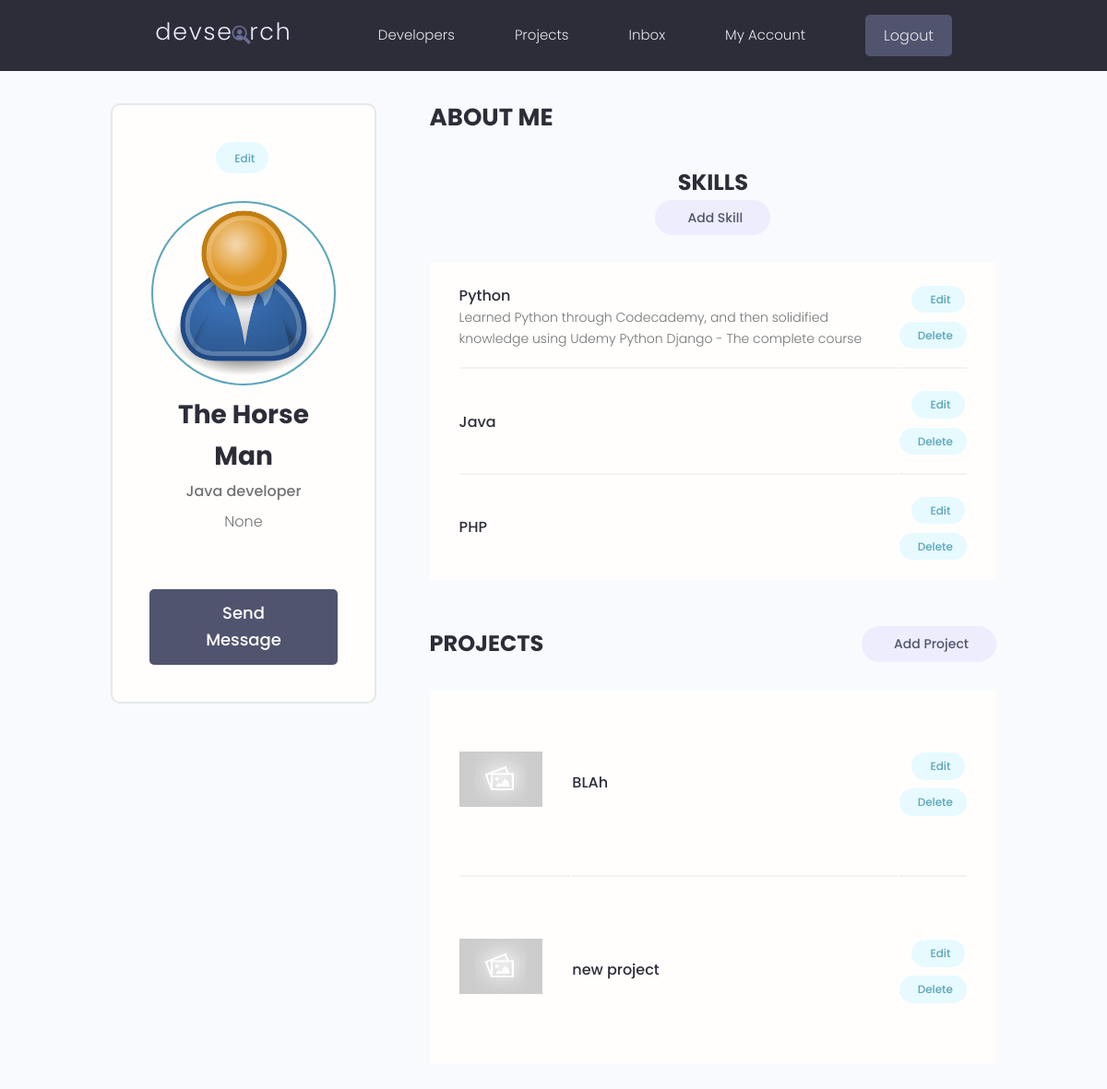
The page /account/ (signed in) on the database its author committed.
### users/models.py (models this page shows, shortened)
class Profile(models.Model):
  user = models.OneToOneField(User, on_delete=models.CASCADE, null=True, blank=True,)
  name = models.CharField(max_length = 200, blank = True, null = True)
  email = models.EmailField(max_length=500, blank=True, null=True)
  username = models.CharField(max_length = 200, blank = True, null = True)
  username = models.CharField(max_length = 200, blank = True, null = True)
  short_intro = models.CharField(max_length = 200, blank = True, null = True)
  location = models.CharField(max_length = 200, blank = True, null = True)
  bio = models.TextField(max_length=500, blank=True, null=True)
  profile_image = models.ImageField(null = True, blank=True, upload_to='profiles/', default='profiles/user-default.png' )
  social_github = models.CharField(max_length = 200, blank = True, null = True)
  social_linkedIn= models.CharField(max_length = 200, blank = True, null = True)
  social_twitter = models.CharField(max_length = 200, blank = True, null = True)
  social_youtube = models.CharField(max_length = 200, blank = True, null = True)
  social_website = models.CharField(max_length = 200, blank = True, null = True)
  review_count = models.IntegerField(default=0)
  project_count = models.IntegerField(default=0)
  created = models.DateTimeField(auto_now_add=True)
  id = models.UUIDField(default=uuid.uuid4, unique=True, primary_key=True, editable=False)
  @property
  def getProjectData(self):
    projects = self.project_set.all()
    totalVotes = 0
    projectCount = 0
    for project in projects:
      totalVotes += project.vote_total
      projectCount += 1
    self.review_count = totalVotes
    self.project_count= projectCount
    self.save()

class Skill(models.Model):
  owner = models.ForeignKey(Profile, on_delete=models.CASCADE, null=True, blank=True)
  name = models.CharField(max_length=50)
  description = models.TextField(max_length=500, null=True, blank=True)
  created = models.DateTimeField(auto_now_add=True)
  id = models.UUIDField(default=uuid.uuid4, unique=True, primary_key=True, editable=False)

### projects/models.py (models this page shows, shortened)
class Project(models.Model):
  owner = models.ForeignKey(Profile, null=True, blank=True, on_delete=models.SET_NULL)
  title = models.CharField(max_length=200)
  description = models.TextField(null=True, blank=True)
  featured_image = models.ImageField(null=True, blank=True, default='default.jpg')
  demo_link = models.CharField(max_length=2000, null=True, blank=True)
  source_link = models.CharField(max_length=2000, null=True, blank=True)
  tags = models.ManyToManyField('Tag', blank=True)
  vote_total = models.IntegerField(default=0, null=True, blank=True)
  vote_ratio = models.IntegerField(default=0, null=True, blank=True)
  created = models.DateTimeField(auto_now_add=True)
  id = models.UUIDField(default=uuid.uuid4, unique=True, primary_key=True, editable=False)
  class Meta:
    ordering = ['-vote_ratio', '-vote_total', 'title']

### users/views.py (the view)
# urls.py: path('account/', views.userAccount, name='account'),
@login_required(login_url="login")
def userAccount(request):
  profile = request.user.profile
  profile.getProjectData
  context = {
    'profile': profile
    }
  return render(request, 'users/account.html', context)

### users/templates/users/account.html (shortened to what this page needs)
{% extends 'main.html' %}
{% block content %}
<main class="settingsPage profile my-md">
  <div class="container">
    <div class="layout">
      <div class="column column--1of3">
        <div class="card text-center">
          <div class="card__body dev">
            <a class="tag tag--pill tag--main settings__btn" href="{% url 'edit-account' %}"> Edit</a>
            <img class="avatar avatar--xl dev__avatar" src="{{ profile.profile_image.url }}" />
            <h2 class="dev__name">{{ profile.name }}</h2>
            <p class="dev__title">{{ profile.short_intro }}</p>
            <p class="dev__location">{{ profile.location }}</p>
            <a href="#" class="btn btn--sub btn--lg">Send Message </a>
          </div>
        </div>
      </div>
      <div class="column column--2of3">
        <div class="devInfo">
          <h3 class="devInfo__title">About Me</h3>
        </div>
        <div id="skill-form"   class="settings">
          <h3 class="settings__title">Skills</h3>
          {% if  page == 'add-skill' or page == 'edit-skill' %}
            {% if page == 'add-skill' %}
            <form action="{% url 'add-skill' %}" method="POST">
            {% else %}
            <form action="{% url 'edit-skill' skill.id %}" method="POST">
            {% endif %}
            {% csrf_token %}
            {% for field in skill_form %}
            <div id="skill-field" class="form__field">
              <label for="formInput#text">{{ field.label }} </label>
              {{ field }}
            </div>
            {% endfor %}
            <a class="btn btn--sub btn--md  my-md" href="{% url 'account' %}">Cancel</a>
            <input class="btn btn--sub btn--md  my-md" type="submit" value="Submit">
          </form>
          {% else %}
          <a class="tag tag--pill tag--sub settings__btn tag--lg" href="{% url 'add-skill' %}"> Add Skill</a>
          {% endif %}
        </div>
        <table class="settings__table">
          {% for skill in profile.skill_set.all %}
          {% if skill.description %}
          <tr>
            <td class="settings__tableInfo">
              <h4>{{ skill.name }}</h4>
              <p>
                {{ skill.description|slice:"150" }}
              </p>
            </td>
            <td class="settings__tableActions">
              <a class="tag tag--pill tag--main settings__btn" href="{% url 'edit-skill' skill.id %}"> Edit</a>
              <a class="tag tag--pill tag--main settings__btn" href="{% url 'delete-skill' skill.id %}">
                Delete</a>
            </td>
          </tr>
          {% else %}
          <tr>
            <td class="settings__tableInfo">
              <h4>{{ skill.name }}</h4>
            </td>
            <td class="settings__tableActions">
              <a class="tag tag--pill tag--main settings__btn" href="{% url 'edit-skill' skill.id %}"> Edit</a>
              <a class="tag tag--pill tag--main settings__btn" href="{% url 'delete-skill' skill.id %}">
                Delete</a>
            </td>
          </tr>
          {% endif %}
          {% endfor %}
        </table>
        <div class="settings">
          <h3 class="settings__title">Projects</h3>
          <a class="tag tag--pill tag--sub settings__btn tag--lg" href="{% url 'create-project' %}"> Add Project</a>
        </div>
        <table class="settings__table">
          {% for project in profile.project_set.all %}
          <tr>
            <td class="settings__thumbnail">
              <a href="{% url 'project' project.id %}"><img src="{{ project.featured_image.url }}" alt="Project Thumbnail" /></a>
            </td>
            <td class="settings__tableInfo">
              <a href="{% url 'project' project.id %}">{{ project.title }}</a>
            </td>
            <td class="settings__tableActions">
              <a class="tag tag--pill tag--main settings__btn" href="{% url 'update-project' project.id %}"> Edit</a>
              <a class="tag tag--pill tag--main settings__btn" href="{% url 'delete-project' project.id %}">
                Delete</a>
            </td>
          </tr>
          {% endfor %}
        </table>
      </div>
    </div>
  </div>
</main>
{% endblock content %}

### static/styles/app.css (style rules this page uses)
:root { --color-sub: #2d2d39; }
.btn--sub { background-color: var(--color-sub-light); }
.card { border: 2px solid var(--color-light); }
img { width: 100%; }
.profile .card > .dev { padding: 4rem; }
.dev__avatar { display: block; margin: auto; }
.dev__name { color: var(--color-sub); font-size: 2.8rem; font-weight: 700; margin-top: 1rem; margin-bottom: 0.5rem; }
.dev__title { font-size: 1.6rem; font-weight: 500; line-height: 1.3; }
.dev__location { margin-top: 1rem; }
.devInfo { margin-bottom: 3rem; }
.devInfo__title, .devInfo__subtitle { font-size: 2.6rem; color: var(--color-sub); text-transform: uppercase; font-weight: 700; margin-bottom: 1.5rem; }
#skill-form { flex-direction: column; }
.settingsPage .dev > .settings__btn { display: inline-block; margin-bottom: 3rem; }
.settings { display: flex; justify-content: space-between; align-items: center; }
.settings__title { font-size: 2.4rem; text-transform: uppercase; font-weight: 700; color: var(--color-sub); }
.settings__table { margin-top: 3rem; margin-bottom: 5rem; padding: 0 3rem; background: var(--color-white); }
.settings__table tr { width: 100%; }
.settings__table tr > td { padding: 2rem 0; }
.settings__table tr:not(:last-child) td { border-bottom: 2px solid var(--color-white-light); }
.settings__thumbnail { width: 23%; min-width: 10rem; }
.settings__thumbnail img { padding-right: 3rem; height: 15rem; object-fit: contain; }
.settings__tableInfo { width: 100%; }
.settings__tableInfo h4, .settings__tableInfo a { padding-right: 1rem; width: auto; font-size: 1.6rem; font-weight: 500; color: var(--color-sub); }
.settings__tableInfo p { font-size: 1.4rem; }
.settings__tableActions { text-align: right; }

### static/uikit/styles/modules/_variables.css (style rules this page uses)
:root { --color-main: #5aa5b9; --color-main-light: #e6faff; --color-sub: #3f4156; --color-sub-light: #51546e; --color-sub-lighter: #ededfd; --color-text: #737373; --color-gray: #8b8b8b; --color-light: #e5e7eb; --color-light-gray: #767676; --color-bg: #f8fafd; --color-white: #fffefd; --color-white-light: #f3f3f3; --color-success: #359e64; --color-success-bg: #def8e8; --color-error: #fc4b0b; --color-error-bg: #fff2ee; --font-base: 'Poppins', arial, helvetica, 'Segoe UI', roboto, ubuntu, sans-serif; --font-monospace: 'Fira Code', 'Courier New', courier, monospace; --font-regular: 300; --font-medium: 500; --font-bold: 700; --generic-shadow: 1px 1px 5px #00000010; --generic-transition: all 0.3s ease-in-out; }

### static/uikit/styles/modules/_base.css (style rules this page uses)
* { margin: 0; padding: 0; box-sizing: border-box; text-rendering: optimizeLegibility; color: inherit; font-size: inherit; }
html { font-size: 50%; }
@media only screen and (min-width: 480px) { html { font-size: 56.25%; } }
@media only screen and (min-width: 1200px) { html { font-size: 62.5%; } }
body { line-height: 1.6; font-weight: 400; font-size: 1.5rem; color: var(--color-text); background-color: var(--color-bg); min-height: 100vh; }

### static/uikit/styles/modules/_typography.css (style rules this page uses)
* { font-family: var(--font-base); }
h2 { font-size: 3.6rem; font-weight: var(--font-bold); }
h3 { font-size: 3.2rem; font-weight: var(--font-medium); }
h4 { font-size: 2.8rem; font-weight: var(--font-medium); }
p, span, strong { font-size: 1.6rem; color: var(--color-text); font-weight: var(--font-regular); }
a { padding-bottom: 2px; text-decoration: none; display: inline-block; color: var(--color-main); font-weight: var(--font-medium); }

### static/uikit/styles/modules/_utilities.css (style rules this page uses)
.container { width: 92%; max-width: 165rem; margin: 0 auto; box-sizing: border-box; }
@media screen and (min-width: 1000px) { .container { width: 90%; } }
@media screen and (min-width: 1200px) { .container { width: 80%; } }
.text-center { text-align: center; }
.my-md { margin: 3rem auto; }

### static/uikit/styles/modules/_avatar.css (style rules this page uses)
.avatar { border-radius: 50%; border: 2px solid var(--color-main); object-fit: cover; }
.avatar--xl { height: 20rem; width: 20rem; }

### static/uikit/styles/modules/_button.css (style rules this page uses)
.btn { display: inline-block; position: relative; cursor: pointer; background-color: var(--color-light); font-weight: var(--font-medium); color: var(--color-sub); text-decoration: none; padding: 1rem 2rem; border-radius: 0.5rem; border: none; width: -webkit-fit-content; width: -moz-fit-content; width: fit-content; height: -webkit-fit-content; height: -moz-fit-content; height: fit-content; font-size: 1.6rem; outline-width: 0; outline-color: transparent; -webkit-backface-visibility: hidden; backface-visibility: hidden; transition: all 0.3s ease-in-out; }
.btn--sub { background-color: var(--color-sub); color: var(--color-white); }
.btn--lg { font-size: 1.8rem; padding: 1.2rem 4.5rem; }

### rows shown on the page
Profile: profile_image (placeholder picture), name "The Horse Man", short_intro "Java developer", location "None"
Skill: name "Python", description "Learned Python through Codecademy, and then solidified knowledge using Udemy Python Django - The complete course"
Skill: name "Java"
Skill: name "PHP"
Project: featured_image (placeholder picture), title "BLAh"
Project: featured_image (placeholder picture), title "new project"
